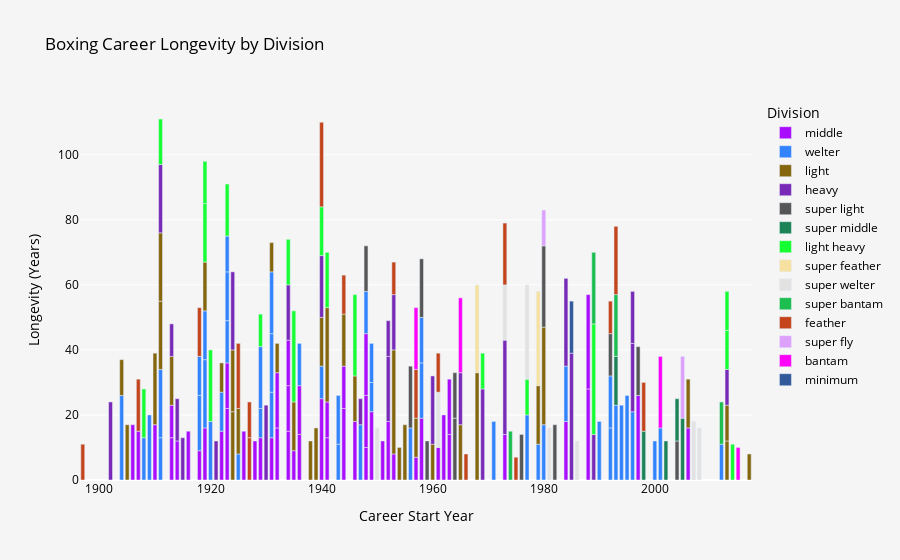

Notebook code for this chart:
### Markdown cell above
Initial Data Visualization using Plotly

### Code cell
fig = px.bar(
    box_d4,
    x="Beginning Year",
    y="Longevity",
    color="Division",
    hover_name="Name",
    title="Boxing Career Longevity by Division",
    labels={"Longevity": "Longevity (Years)", "Beginning Year": "Career Start Year"},
    color_discrete_sequence=px.colors.qualitative.Alphabet
)

fig.update_layout(
    plot_bgcolor='whitesmoke',
    paper_bgcolor='whitesmoke',
    font=dict(color='black'),
    bargap=0.3
)

fig.update_layout(bargap=0.3)
fig.show()

### Figure 1 — Plotly figure (JSON) as saved in the notebook; plotly's stock layout.template omitted (floating-point values rounded to 4 significant figures)
{"data": [{"alignmentgroup": "True", "hovertemplate": "<b>%{hovertext}</b><br><br>Division=middle<br>Career Start Year=%{x}<br>Longevity (Years)=%{y}<extra></extra>", "hovertext": ["Ray Robinson", "Harry Greb", "Carlos Monzon", "Marvin Hagler", "Mike Gibbons", "Bernard Hopkins", "Holman Williams", "Charley Burley", "Mickey Walker", "Gennadiy Golovkin", "Marcel Thil", "Emile Griffith", "Charles Humez", "Gustav Scholz", "Randolph Turpin", "Bobo Olson", "Dick Tiger", "Marcel Cerdan", "Gene Fullmer", "Jake LaMotta", "Nino Benvenuti", "Jeff Smith", "Lloyd Marshall", "Freddie Steele", "Fred Apostoli", "Michael Nunn", "Ceferino Garcia", "Dave Sands", "Spider Webb", "Eddie Booker", "Jock Malone", "Joey Giardello", "Bryan Downey", "Jimmy Clabby", "Teddy Yarosz", "Vince Dundee", "Bennie Briscoe", "Ken Overlin", "Lou Brouillard", "Al Hostak", "Mike O'Dowd", "James Toney", "Tiger Flowers", "Laszlo Papp", "Rocky Castellani", "George Benton", "Tony Zale", "Rodrigo Valdes", "Sergio Martinez"], "legendgroup": "middle", "marker": {"color": "#AA0DFE", "pattern": {"shape": ""}}, "name": "middle", "offsetgroup": "middle", "orientation": "v", "showlegend": true, "textposition": "auto", "type": "bar", "x": [1940, 1913, 1963, 1973, 1907, 1988, 1932, 1936, 1919, 2006, 1922, 1958, 1948, 1948, 1946, 1944, 1952, 1934, 1951, 1941, 1961, 1910, 1936, 1926, 1934, 1984, 1923, 1941, 1953, 1935, 1916, 1948, 1914, 1906, 1929, 1923, 1962, 1931, 1928, 1932, 1913, 1988, 1918, 1957, 1944, 1949, 1934, 1963, 1997], "xaxis": "x", "y": [25, 13, 14, 14, 15, 28, 16, 14, 16, 16, 15, 19, 10, 16, 18, 22, 18, 15, 12, 13, 10, 17, 15, 15, 14, 18, 22, 11, 8, 9, 15, 19, 12, 17, 13, 14, 20, 13, 12, 17, 10, 29, 9, 7, 13, 21, 14, 17, 26], "yaxis": "y"}, {"alignmentgroup": "True", "hovertemplate": "<b>%{hovertext}</b><br><br>Division=welter<br>Career Start Year=%{x}<br>Longevity (Years)=%{y}<extra></extra>", "hovertext": ["Jimmy McLarnin", "Floyd Mayweather Jr", "Henry Armstrong", "Jose Napoles", "Oscar De La Hoya", "Manny Pacquiao", "Young Corbett III", "Jackie Fields", "Ted Kid Lewis", "Luis Rodriguez", "Barney Ross", "Jack Britton", "Ray Leonard", "Dave Shade", "Felix Trinidad", "Pernell Whitaker", "Jack Carroll", "Freddie Dawson", "Kid Gavilan", "Lockport Jimmy", "Shane Mosley", "Pete Latzo", "Billy Petrolle", "Miguel Cotto", "Tommy Freeman", "Johnny Indrisano", "Donald Curry", "Fritzie Zivic", "Errol Spence Jr", "Cocoa Kid", "Paul Williams", "Johnny Griffiths", "Johnny Saxton", "Antonio Margarito", "Curtis Cokes", "Carmen Basilio", "Bermondsey Billy", "Frankie Schoell", "Marlon Starling", "Pipino Cuevas", "Vernon Forrest", "George Costner", "Vince Martinez", "Del Flanagan", "Ernie Roderick", "California Jackie"], "legendgroup": "welter", "marker": {"color": "#3283FE", "pattern": {"shape": ""}}, "name": "welter", "offsetgroup": "welter", "orientation": "v", "showlegend": true, "textposition": "auto", "type": "bar", "x": [1923, 1996, 1931, 1958, 1992, 1995, 1919, 1925, 1909, 1956, 1929, 1904, 1977, 1918, 1990, 1984, 1923, 1943, 1943, 1908, 1993, 1919, 1922, 2001, 1920, 1923, 1980, 1931, 2012, 1929, 2000, 1911, 1949, 1994, 1958, 1948, 1911, 1918, 1979, 1971, 1992, 1940, 1949, 1947, 1931, 1936], "xaxis": "x", "y": [13, 21, 14, 17, 16, 26, 21, 8, 20, 16, 9, 26, 20, 17, 18, 17, 15, 11, 15, 13, 23, 15, 12, 16, 18, 11, 17, 18, 11, 19, 12, 13, 9, 23, 14, 13, 21, 12, 11, 18, 16, 10, 12, 17, 19, 13], "yaxis": "y"}, {"alignmentgroup": "True", "hovertemplate": "<b>%{hovertext}</b><br><br>Division=light<br>Career Start Year=%{x}<br>Longevity (Years)=%{y}<extra></extra>", "hovertext": ["Benny Leonard", "Roberto Duran", "Carlos Ortiz", "Tony Canzoneri", "Ike Williams", "Lew Tendler", "Rocky Kansas", "Ismael Laguna", "Sammy Mandell", "Lou Ambers", "Packey McFarland", "Freddie Welsh", "Jack 'Kid' Berg", "Gervonta Davis", "Sammy Angott", "Joe Brown", "Beau Jack", "Johnny Dundee", "Dave Charnley", "Hector Camacho", "Sid Terris", "Art Aragon", "Bob Montgomery", "Pedro Montanez", "Vasyl Lomachenko", "Ken Buchanan", "Kenny Lane", "Mikey Garcia", "Shakur Stevenson", "Edwin Rosario", "Alfredo Urbina", "Sammy Fuller", "Jimmy Carter"], "legendgroup": "light", "marker": {"color": "#85660D", "pattern": {"shape": ""}}, "name": "light", "offsetgroup": "light", "orientation": "v", "showlegend": true, "textposition": "auto", "type": "bar", "x": [1911, 1968, 1955, 1925, 1940, 1913, 1911, 1960, 1919, 1932, 1904, 1905, 1924, 2013, 1935, 1941, 1939, 1910, 1954, 1980, 1922, 1944, 1938, 1931, 2013, 1965, 1953, 2006, 2017, 1979, 1957, 1924, 1946], "xaxis": "x", "y": [21, 33, 17, 14, 15, 15, 21, 11, 15, 9, 11, 17, 21, 12, 15, 29, 16, 22, 10, 30, 9, 16, 12, 9, 11, 17, 32, 15, 8, 18, 12, 19, 14], "yaxis": "y"}, {"alignmentgroup": "True", "hovertemplate": "<b>%{hovertext}</b><br><br>Division=heavy<br>Career Start Year=%{x}<br>Longevity (Years)=%{y}<extra></extra>", "hovertext": ["Joe Louis", "Muhammad Ali", "Gene Tunney", "Ezzard Charles", "Lennox Lewis", "Floyd Patterson", "Rocky Marciano", "Wladimir Klitschko", "Jack Dempsey", "Evander Holyfield", "Larry Holmes", "Vitali Klitschko", "Sam Langford", "Jersey Joe Walcott", "Sonny Liston", "Joe Frazier", "Billy Miske", "Oleksandr Usyk*", "George Foreman", "Young Stribling", "Harry Wills", "Max Schmeling", "Ingemar Johansson", "Mike Tyson"], "legendgroup": "heavy", "marker": {"color": "#782AB6", "pattern": {"shape": ""}}, "name": "heavy", "offsetgroup": "heavy", "orientation": "v", "showlegend": true, "textposition": "auto", "type": "bar", "x": [1934, 1960, 1915, 1940, 1989, 1952, 1947, 1996, 1914, 1984, 1973, 1996, 1902, 1930, 1953, 1965, 1913, 2013, 1969, 1921, 1911, 1924, 1952, 1985], "xaxis": "x", "y": [17, 21, 13, 19, 14, 20, 8, 21, 13, 27, 29, 16, 24, 23, 17, 16, 10, 11, 28, 12, 21, 24, 11, 39], "yaxis": "y"}, {"alignmentgroup": "True", "hovertemplate": "<b>%{hovertext}</b><br><br>Division=super light<br>Career Start Year=%{x}<br>Longevity (Years)=%{y}<extra></extra>", "hovertext": ["Julio Cesar Chavez", "Duilio Loi", "Nicolino Locche", "Antonio Cervantes", "Kostya Tszyu", "Bruno Arcari", "Eddie Perkins", "Carlos Hernandez", "Ricky Hatton", "Aaron Pryor", "Timothy Bradley Jr", "Juan Martin Coggi"], "legendgroup": "super light", "marker": {"color": "#565656", "pattern": {"shape": ""}}, "name": "super light", "offsetgroup": "super light", "orientation": "v", "showlegend": true, "textposition": "auto", "type": "bar", "x": [1980, 1948, 1958, 1964, 1992, 1964, 1956, 1959, 1997, 1976, 2004, 1982], "xaxis": "x", "y": [25, 14, 18, 19, 13, 14, 19, 12, 15, 14, 12, 17], "yaxis": "y"}, {"alignmentgroup": "True", "hovertemplate": "<b>%{hovertext}</b><br><br>Division=super middle<br>Career Start Year=%{x}<br>Longevity (Years)=%{y}<extra></extra>", "hovertext": ["Saul Alvarez*", "Joe Calzaghe", "Andre Ward", "Carl Froch", "Mikkel Kessler"], "legendgroup": "super middle", "marker": {"color": "#1C8356", "pattern": {"shape": ""}}, "name": "super middle", "offsetgroup": "super middle", "orientation": "v", "showlegend": true, "textposition": "auto", "type": "bar", "x": [2005, 1993, 2004, 2002, 1998], "xaxis": "x", "y": [19, 15, 13, 12, 15], "yaxis": "y"}, {"alignmentgroup": "True", "hovertemplate": "<b>%{hovertext}</b><br><br>Division=light heavy<br>Career Start Year=%{x}<br>Longevity (Years)=%{y}<extra></extra>", "hovertext": ["Archie Moore", "Roy Jones Jr", "Tommy Gibbons", "Dmitrii Bivol", "Tommy Loughran", "Jimmy Bivins", "Billy Conn", "Harold Johnson", "Michael Spinks", "Jack Dillon", "Artur Beterbiev", "Jack Delaney", "John Henry Lewis", "Joey Maxim", "Len Harvey", "David Benavidez", "Maxie Rosenbloom", "Victor Galindez"], "legendgroup": "light heavy", "marker": {"color": "#16FF32", "pattern": {"shape": ""}}, "name": "light heavy", "offsetgroup": "light heavy", "orientation": "v", "showlegend": true, "textposition": "auto", "type": "bar", "x": [1935, 1989, 1911, 2014, 1919, 1940, 1934, 1946, 1977, 1908, 2013, 1919, 1929, 1941, 1920, 2013, 1923, 1969], "xaxis": "x", "y": [28, 34, 14, 11, 18, 15, 14, 25, 11, 15, 12, 13, 10, 17, 22, 12, 16, 11], "yaxis": "y"}, {"alignmentgroup": "True", "hovertemplate": "<b>%{hovertext}</b><br><br>Division=super feather<br>Career Start Year=%{x}<br>Longevity (Years)=%{y}<extra></extra>", "hovertext": ["Alexis Arguello", "Azumah Nelson"], "legendgroup": "super feather", "marker": {"color": "#F7E1A0", "pattern": {"shape": ""}}, "name": "super feather", "offsetgroup": "super feather", "orientation": "v", "showlegend": true, "textposition": "auto", "type": "bar", "x": [1968, 1979], "xaxis": "x", "y": [27, 29], "yaxis": "y"}, {"alignmentgroup": "True", "hovertemplate": "<b>%{hovertext}</b><br><br>Division=super welter<br>Career Start Year=%{x}<br>Longevity (Years)=%{y}<extra></extra>", "hovertext": ["Terence Crawford", "Mike McCallum", "Thomas Hearns", "Wilfred Benitez", "Sandro Mazzinghi", "Terry Norris", "Ralph Dupas", "Keith Thurman"], "legendgroup": "super welter", "marker": {"color": "#E2E2E2", "pattern": {"shape": ""}}, "name": "super welter", "offsetgroup": "super welter", "orientation": "v", "showlegend": true, "textposition": "auto", "type": "bar", "x": [2008, 1981, 1977, 1973, 1961, 1986, 1950, 2007], "xaxis": "x", "y": [16, 16, 29, 17, 17, 12, 16, 18], "yaxis": "y"}, {"alignmentgroup": "True", "hovertemplate": "<b>%{hovertext}</b><br><br>Division=super bantam<br>Career Start Year=%{x}<br>Longevity (Years)=%{y}<extra></extra>", "hovertext": ["Naoya Inoue*", "Marco Antonio", "Erik Morales", "Wilfredo Gomez"], "legendgroup": "super bantam", "marker": {"color": "#1CBE4F", "pattern": {"shape": ""}}, "name": "super bantam", "offsetgroup": "super bantam", "orientation": "v", "showlegend": true, "textposition": "auto", "type": "bar", "x": [2012, 1989, 1993, 1974], "xaxis": "x", "y": [13, 22, 19, 15], "yaxis": "y"}, {"alignmentgroup": "True", "hovertemplate": "<b>%{hovertext}</b><br><br>Division=feather<br>Career Start Year=%{x}<br>Longevity (Years)=%{y}<extra></extra>", "hovertext": ["Willie Pep", "Juan Manuel Marquez", "Johnny Kilbane", "Vicente Saldivar", "Louis 'Kid' Kaplan", "Freddie Miller", "Sandy Saddler", "Davey Moore", "Salvador Sanchez", "Naseem Hamed", "Terry McGovern", "Nel Tarleton", "Ernesto Marcel", "Kid Chocolate", "Chris John", "Sugar Ramos", "Eusebio Pedroza"], "legendgroup": "feather", "marker": {"color": "#C4451C", "pattern": {"shape": ""}}, "name": "feather", "offsetgroup": "feather", "orientation": "v", "showlegend": true, "textposition": "auto", "type": "bar", "x": [1940, 1993, 1907, 1961, 1918, 1927, 1944, 1953, 1975, 1992, 1897, 1925, 1966, 1927, 1998, 1957, 1973], "xaxis": "x", "y": [26, 21, 16, 12, 15, 13, 12, 10, 7, 10, 11, 20, 8, 11, 15, 15, 19], "yaxis": "y"}, {"alignmentgroup": "True", "hovertemplate": "<b>%{hovertext}</b><br><br>Division=super fly<br>Career Start Year=%{x}<br>Longevity (Years)=%{y}<extra></extra>", "hovertext": ["Khaosai Galaxy", "Roman Gonzalez"], "legendgroup": "super fly", "marker": {"color": "#DEA0FD", "pattern": {"shape": ""}}, "name": "super fly", "offsetgroup": "super fly", "orientation": "v", "showlegend": true, "textposition": "auto", "type": "bar", "x": [1980, 2005], "xaxis": "x", "y": [11, 19], "yaxis": "y"}, {"alignmentgroup": "True", "hovertemplate": "<b>%{hovertext}</b><br><br>Division=bantam<br>Career Start Year=%{x}<br>Longevity (Years)=%{y}<extra></extra>", "hovertext": ["Ruben Olivares", "Nonito Donaire", "Junto Nakatani*", "Eder Jofre"], "legendgroup": "bantam", "marker": {"color": "#FE00FA", "pattern": {"shape": ""}}, "name": "bantam", "offsetgroup": "bantam", "orientation": "v", "showlegend": true, "textposition": "auto", "type": "bar", "x": [1965, 2001, 2015, 1957], "xaxis": "x", "y": [23, 22, 10, 19], "yaxis": "y"}, {"alignmentgroup": "True", "hovertemplate": "<b>%{hovertext}</b><br><br>Division=minimum<br>Career Start Year=%{x}<br>Longevity (Years)=%{y}<extra></extra>", "hovertext": ["Ricardo Lopez"], "legendgroup": "minimum", "marker": {"color": "#325A9B", "pattern": {"shape": ""}}, "name": "minimum", "offsetgroup": "minimum", "orientation": "v", "showlegend": true, "textposition": "auto", "type": "bar", "x": [1985], "xaxis": "x", "y": [16], "yaxis": "y"}], "layout": {"bargap": 0.3, "barmode": "relative", "font": {"color": "black"}, "legend": {"title": {"text": "Division"}, "tracegroupgap": 0}, "paper_bgcolor": "whitesmoke", "plot_bgcolor": "whitesmoke", "title": {"text": "Boxing Career Longevity by Division"}, "xaxis": {"anchor": "y", "domain": [0, 1], "title": {"text": "Career Start Year"}}, "yaxis": {"anchor": "x", "domain": [0, 1], "title": {"text": "Longevity (Years)"}}}}
